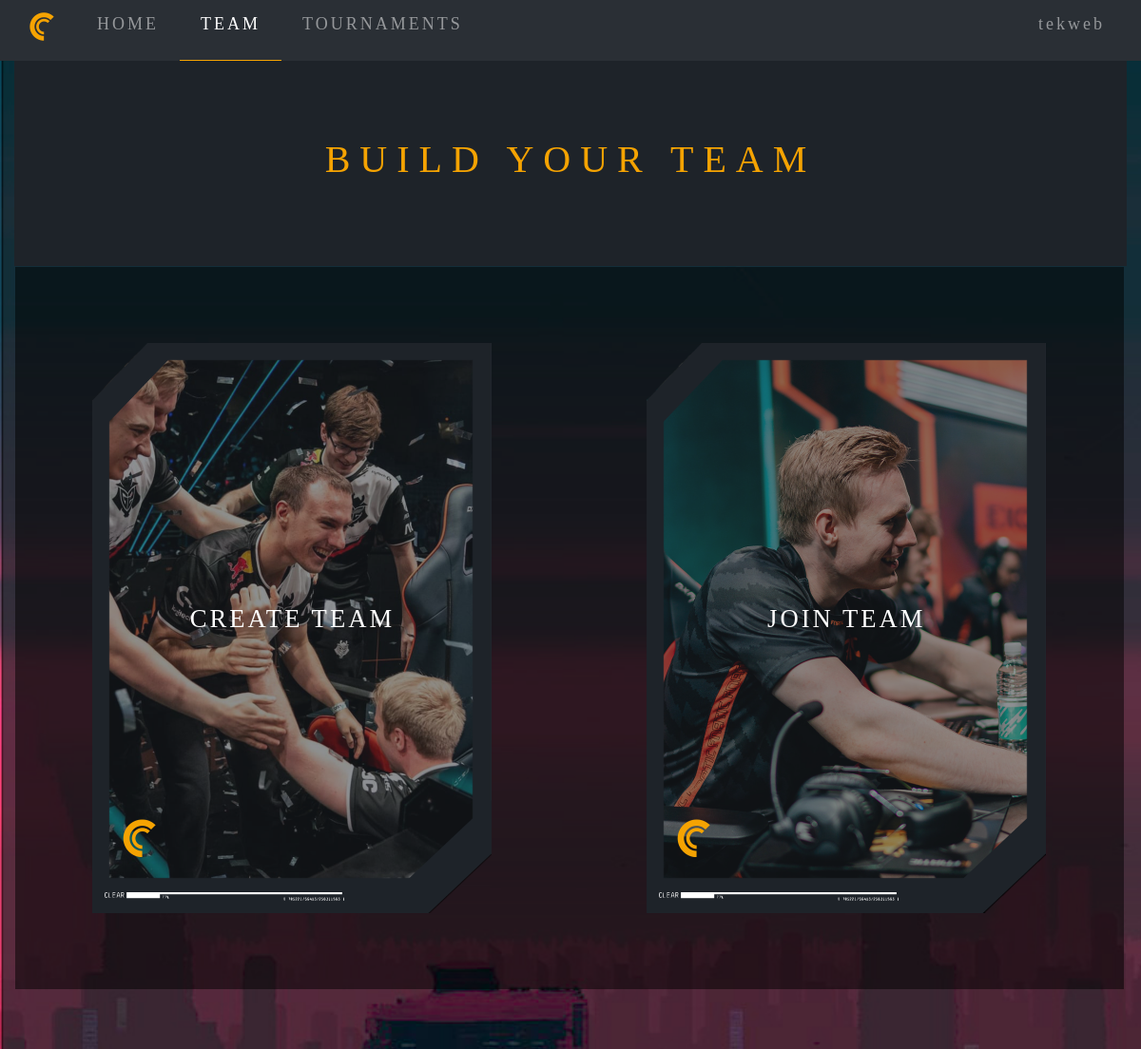
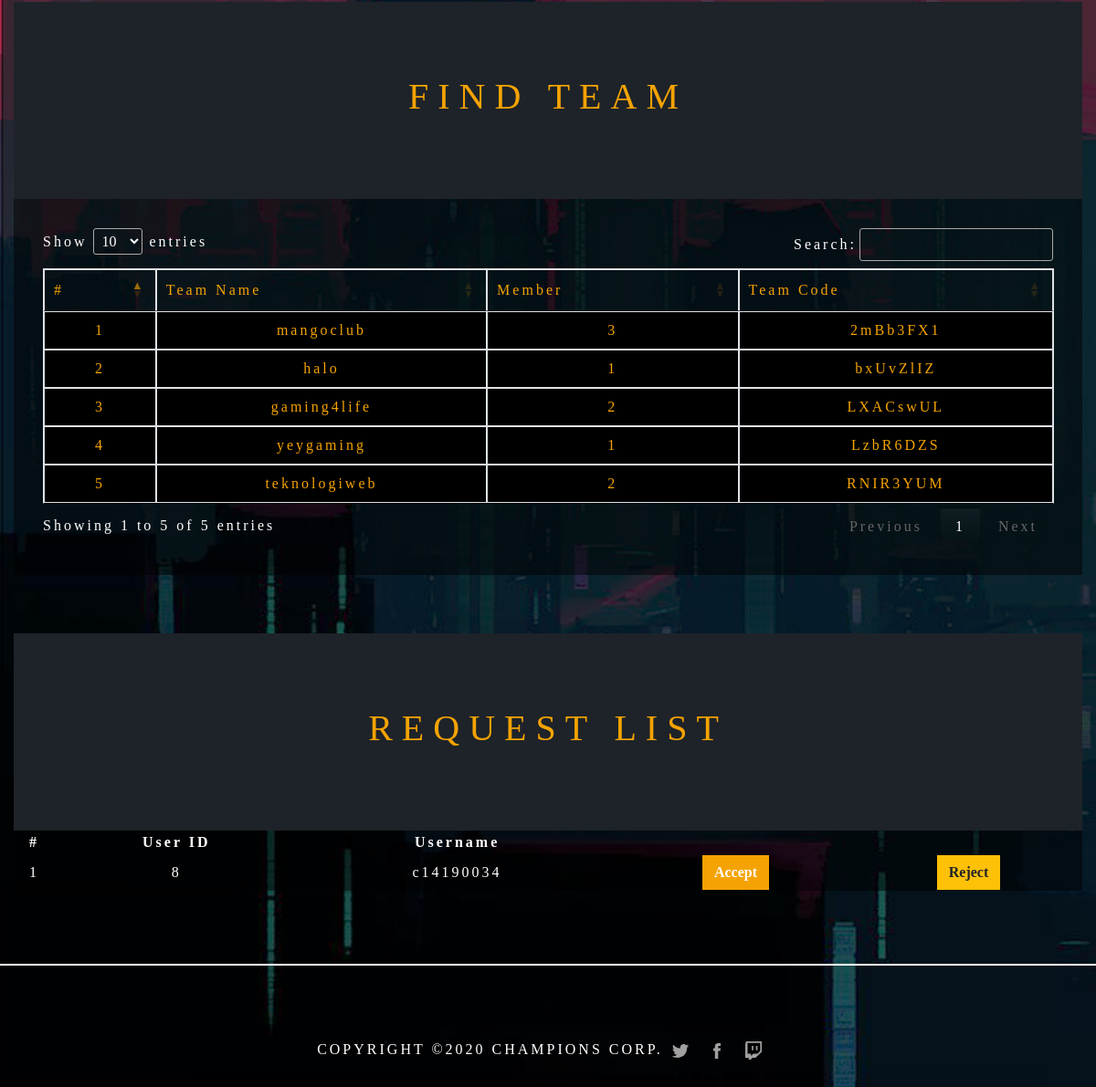
Page /team.php (signed in) on the committed database (2 pictures, top to bottom).
### tables this page shows
CREATE TABLE `team` (
  `id_team` varchar(255) NOT NULL,
  `id_owner` int(11) DEFAULT NULL,
  `status_team` tinyint(1) NOT NULL,
  `nama_team` varchar(255) DEFAULT NULL,
  `jumlah_anggota` int(11) NOT NULL DEFAULT 1,
  `logo` varchar(255) DEFAULT NULL
);

CREATE TABLE `request` (
  `id_user_request` int(11) NOT NULL,
  `username_request` varchar(255) NOT NULL,
  `id_owner` int(11) NOT NULL,
  `id_team` varchar(255) NOT NULL
);

### team.php (the view, shortened to what this page needs)
<?php
include 'header.php';
?>
<!DOCTYPE html>
<html>
    <head>
    </head>
    <body class="hidescroll">
        <div class="container-fluid">
                <?php if(isset($_SESSION['username']) && empty($users['id_team'])) { ?>
                    <div class="head">
                        <h1>BUILD YOUR TEAM</h1>
                    </div>
            <table class="center">
                <tr>
                    <td>
                    <div class="row" align="center">
                        <div class="col" id="create-c" align="center">
                            <div id="img1" class="d-inline-block">
                                <a id="create-button" type="button" data-toggle="modal" data-target="#myModal" style="text-decoration:none;color:white;">
                                <img src="assets/img/create-team.png">
                                <div class="text-centered" style="font-size:20pt;">CREATE TEAM</div>
                                </a>
                            </div>
                        </div>
                        <div class="col" id="join-c" align="center">
                            <div id="img2" class="d-inline-block">
                                <a id="join-button" type="button" data-toggle="modal" data-target="#myModal2" style="text-decoration:none;color:white;">
                                <img src="assets/img/join-team.png">
                                <div class="text-centered" style="font-size:20pt;">JOIN TEAM</div>
                                </a>
                            </div>
                        </div>
                    </div>
                    </td>
                    <td>
                    </td>
                </tr>
            </table>
                <?php } ?>
            <div class="center">
                    <div class="head">
                        <h1>FIND TEAM</h1>
                    </div>
                <table id="teams" class="table table-bordered">
                    <thead>
                        <tr style="color: #f5a302">
                            <td >#</td>
                            <td> Team Name </td>
                            <td> Member </td>
                            <td> Team Code</td>
                        </tr>
                    </thead>
                    <tbody id="teams-list">
                        <?php
                            $number=1;
                            $sql = " SELECT * FROM team";
                            $teamID = $pdo->prepare($sql);
                            $teamID->execute();
                            while($data = $teamID->fetch()) {
                                $getteam = "SELECT * FROM team WHERE id_owner=?";
                                $stmt = $pdo->prepare($getteam);
                                $stmt->execute([$data['id_owner']]);
                                $res = $stmt->fetch();
                        ?>
                        <tr  style="color: #f5a302">
                            <td scope="row"> <?php echo $number;?> </td>
                            <td scope="row"> <?php echo $res["nama_team"]; ?> </td>
                            <td scope="row"> <?php echo $res["jumlah_anggota"]; ?> </td>
                            <td scope="row">
                            <?php if (isset ($_SESSION['username']))
	    		            { ?>
                                <?php echo $res['id_team'] ?>
                            <?php } else { ?>
                                <button id="signin-first" class="btn btn-dark" disabled style="color: white !important"><b> SIGN IN OR REGISTER FIRST! </b></button>
                            <?php } ?>
                            </td>
                        </tr>
                        <?php $number += 1;
                            }
                        ?>
                    </tbody>
                </table>
            </div>
        </div>
        <?php
    $username = $_SESSION['username'];
    $number = 1;
    if(!empty($username)){
    $user = "SELECT * FROM user WHERE username = ?";
    $userdata=$pdo->prepare($user);
    $userdata->execute([$username]);
    $users = $userdata->fetch();
    $getreq = "SELECT * FROM request WHERE id_owner = ?";
    $sql = $pdo->prepare($getreq);
    $sql->execute([$users['id_user']]);
    $teamowner = $sql->fetch();
    if(!empty($teamowner['id_owner'])){
    if ($users['id_user'] == $teamowner['id_owner']) { ?>
        <div class="container-fluid">
                    <div class="head">
                        <h1>REQUEST LIST</h1>
                    </div>
            <table class="center" style="background-color:rgba(0, 0, 0, 0.5);">
                <thead>
                    <tr>
                        <th>#</th>
                        <th>User ID</th>
                        <th>Username</th>
                        <th colspan="2"></th>
                    </tr>
                </thead>
                <tbody>
                    <tr>
                        <td> <?php echo $number ?></td>
                        <td> <?php echo $teamowner['id_user_request'] ?></td>
                        <td> <?php echo $teamowner['username_request'] ?></td>
                        <form action="../CC/phps/acceptmember.php" method="POST">
                            <td><button id="acc" type="submit" class="btn btn-success"><b> Accept </b></button></td>
                        </form>
                        <form action="../CC/phps/rejectmember.php" method="POST">
                            <td><button id="rej" type="submit" class="btn btn-warning"><b> Reject </b></button></td>
                        </form>
                    </tr>
                </tbody>
            </table>
        </div>
    <?php } } }?>
    <hr class="featurette-divider">
    <footer class="footer">
        <div class="container-fluid" style="padding-bottom:50px;text-align:center;">
            <span>
                COPYRIGHT ©2020 CHAMPIONS CORP.
                <div class="ico">
                    <div class="icon twitter">
                        <a type="grayWhite" href="https://twitter.com/" target="_blank" rel="noopener noreferrer" class="sv aclass">
                            <i class="sc-dIUggk iclass">
                            </i>
                        </a>
                    </div>
                    <div class="icon facebook">
                        <a type="grayWhite" href="https://www.facebook.com/" target="_blank" rel="noopener noreferrer" class="sv aclass">
                            <i class="sc-dIUggk iclass">
                                <svg xmlns="http://www.w3.org/2000/svg" viewBox="0 0 24 24" id="f_icon_eaa8673f">
                                    <path fill-rule="evenodd" clip-rule="evenodd" d="M13.32 21v-8.501h2.366L16 9.569h-2.68l.004-1.466c0-.764.073-1.173 1.18-1.173h1.48V4h-2.368c-2.843 0-3.844 1.421-3.844 3.811V9.57H8v2.93h1.772V21h3.548z" fill="currentColor"></path>
                                </svg>
                            </i>
                        </a>
                    </div>
                    <div class="icon twitch">
                        <a type="grayWhite" href="https://www.twitch.tv/" target="_blank" rel="noopener noreferrer" class="sv aclass">
                            <i class="sc-dIUggk iclass">
                            </i>
                        </a>
                    </div>
                </div>
            </span>
        </div>
    </footer>
    </body>
</html>

### header.php (shortened to what this page needs)
<!DOCTYPE html>
<html lang="en">
<head>
	<link rel="stylesheet" href="https://pro.fontawesome.com/releases/v5.10.0/css/all.css"/>
	<link rel="stylesheet" href="https://maxcdn.bootstrapcdn.com/bootstrap/4.5.2/css/bootstrap.min.css">
	<link rel="stylesheet" href="https://cdn.datatables.net/1.10.22/css/jquery.dataTables.min.css">
</head>
<body>
	<nav class="navbar navbar-expand-lg fixed-top navbar-dark">
		<div class="collapse navbar-collapse" id="navbarToggler">
			<ul class="navbar-nav mr-auto">
				<li class="nav-item"id="logo">
					<img src="assets\img\logo.png" width ="64" height="64" alt="loading="lazy"">
				</li>
				<?php if ($_SESSION['page'] == 'home') {
					echo '<li class="nav-item active border-bottom">
					<a class="nav-link" href="home.php">HOME</a>
					</li>';
				}
				else{
					echo '<li class="nav-item">
					<a class="nav-link" href="home.php">HOME</a>
					</li>';
				}
				?>
				<?php if ($_SESSION['page'] == 'team') {
					echo '<li class="nav-item active border-bottom">
					<a class="nav-link" href="team.php">TEAM</a>
					</li>';
				}
				else{
					echo'<li class="nav-item" id = "team">
					<a class="nav-link" href="team.php">TEAM</a>
					</li>';
				}
				?>
				<?php if ($_SESSION['page'] == 'league') {
					echo '<li class="nav-item active border-bottom">
					<a class="nav-link" href="league.php">TOURNAMENTS</a>
					</li>';
				}
				else{
					echo'<li class="nav-item">
					<a class="nav-link" href="league.php">TOURNAMENTS</a>
					</li>';
				}
				?>
			</ul>
			<ul class="navbar-nav ml-auto">
			<?php if (isset ($_SESSION['username']))
			{?>
				<li class="nav-item dropdown" id="profile">
				<a class="nav-link" role="button" data-toggle="dropdown" aria-haspopup="true" aria-expanded="false"><?= $_SESSION['username']?></a>
				</li>
			<?php } ?>
			</ul>
		</div>
	</nav>
</body>
</html>

### header.php (style rules this page uses)
.navbar { background :#2a2f35; font-size:large; list-style-type:none; letter-spacing : 3px; top:0; }
.navbar-collapse { align-items:unset !important; }
.border-bottom { border-bottom: 1px solid #f5a302 !important; }
body { font-family:'Stellar'; letter-spacing:10px; color:white; background-image: url("assets/img/background.jpg"); background-repeat: no-repeat; background-attachment: fixed; background-size: cover; }
.btn { border-radius: 0 !important; }
@media only screen and (min-width: 992px) { .navbar { padding-bottom: 0px !important; padding-top: 0px !important; } }
@media only screen and (min-width: 992px) { .navbar-expand-lg .navbar-nav .nav-link { padding-top:12px; padding-left: 22px; padding-right: 22px; } }

### team.php (style rules this page uses)
.btn-success, .btn-success:visited, .btn-success:active { background-color: #f5a302 !important; border-color: #f5a302 !important; }
body { letter-spacing: 3px; }
html { overflow-y:scroll; overflow-x:auto; -ms-overflow-style: none; scrollbar-width: none; }
#join-button, #create-button { font-family: 'Marske'; color: black; font-size: 16pt; }
table { text-align: center; width: 100%; }
#teams { margin-left: auto; margin-right: auto; }
.hidescroll { -ms-overflow-style: none; scrollbar-width: none; }
img { max-width:420px; }
.head { font-family:'Marske'; color:#f5a302; letter-spacing:10px; text-align:center; margin-top:4rem; padding: 5rem 0 5rem 0; background-color:#1e2329; }
.row { padding: 5rem 0 5rem 0; margin-right:0; margin-left:0; background-color:rgba(0, 0, 0, 0.5); }
.featurette-divider { margin-top: 5rem; margin-bottom: 5rem; border: 1px solid white; }
svg { max-width: 24px; }
.ico { display :inline-flex; align-items:center; }
.sv { width:24px; height:24px; display:flex; }
.icon { margin-right: 16px; }
.iclass { height: 100%; width: 100%; -webkit-box-align: center; align-items: center; flex-direction: row; -webkit-box-pack: center; justify-content: center; }
.aclass { transition: all 300ms cubic-bezier(0.4, 0, 0.2, 1) 0ms; text-decoration: none; color: rgb(160, 160, 160); }
#img1, #img2 { padding:0 2rem 0 2rem; position:relative; }
.text-centered { position: absolute; top: 45%; left: 0; width: 100%; }
table.dataTable tbody th, table.dataTable tbody td { background-color:black; }

### rows in the picture
team: nama_team "mangoclub", jumlah_anggota "3", id_team "2mBb3FX1"
team: nama_team "halo", jumlah_anggota "1", id_team "bxUvZlIZ"
team: nama_team "gaming4life", jumlah_anggota "2", id_team "LXACswUL"
team: nama_team "yeygaming", jumlah_anggota "1", id_team "LzbR6DZS"
team: nama_team "teknologiweb", jumlah_anggota "2", id_team "RNIR3YUM"
request: id_user_request "8", username_request "c14190034"

### other values in the picture
$_SESSION['username'] "tekweb"
$number "1"
